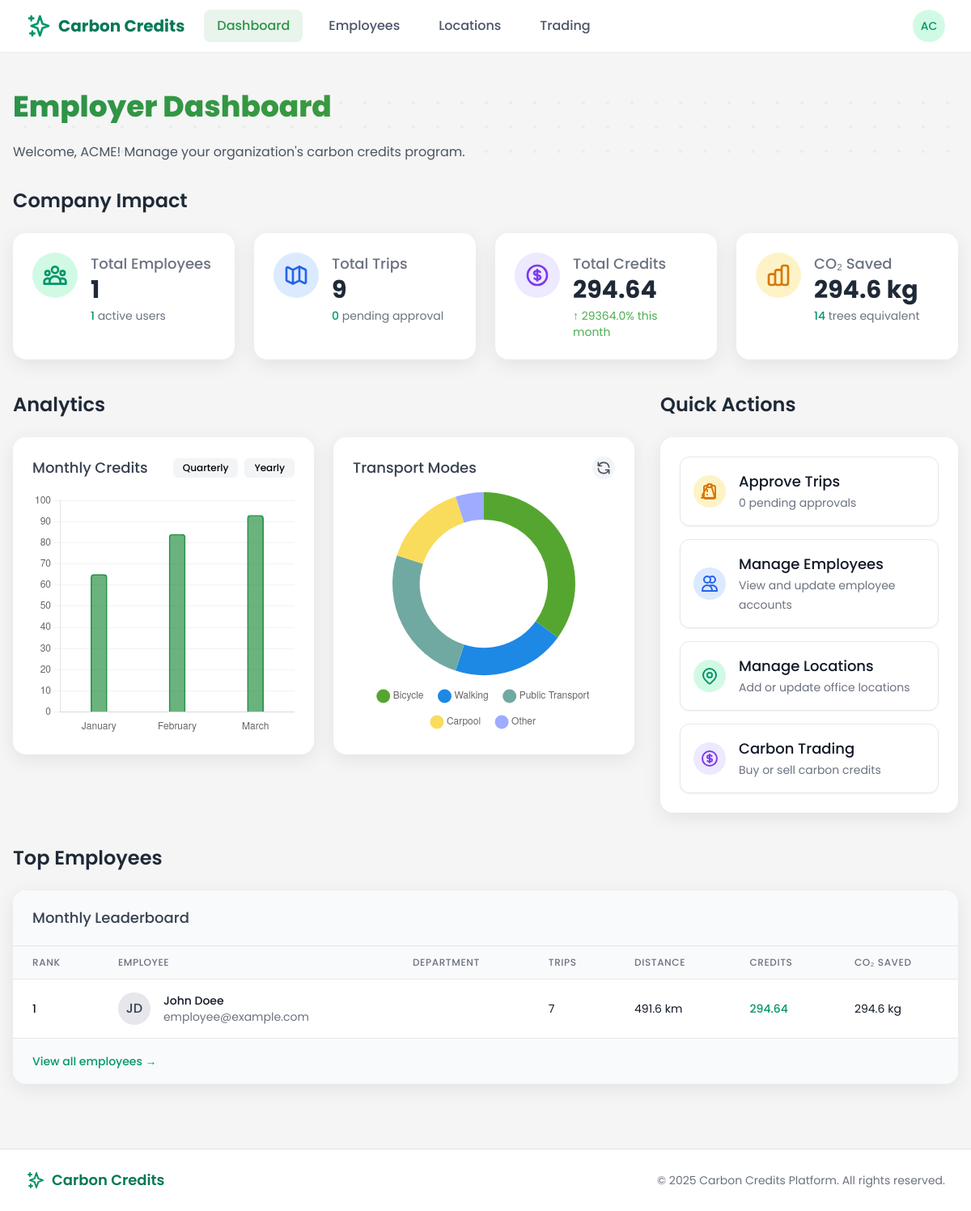
/employer/dashboard/ (signed in), run on an earlier commit of the app's database.
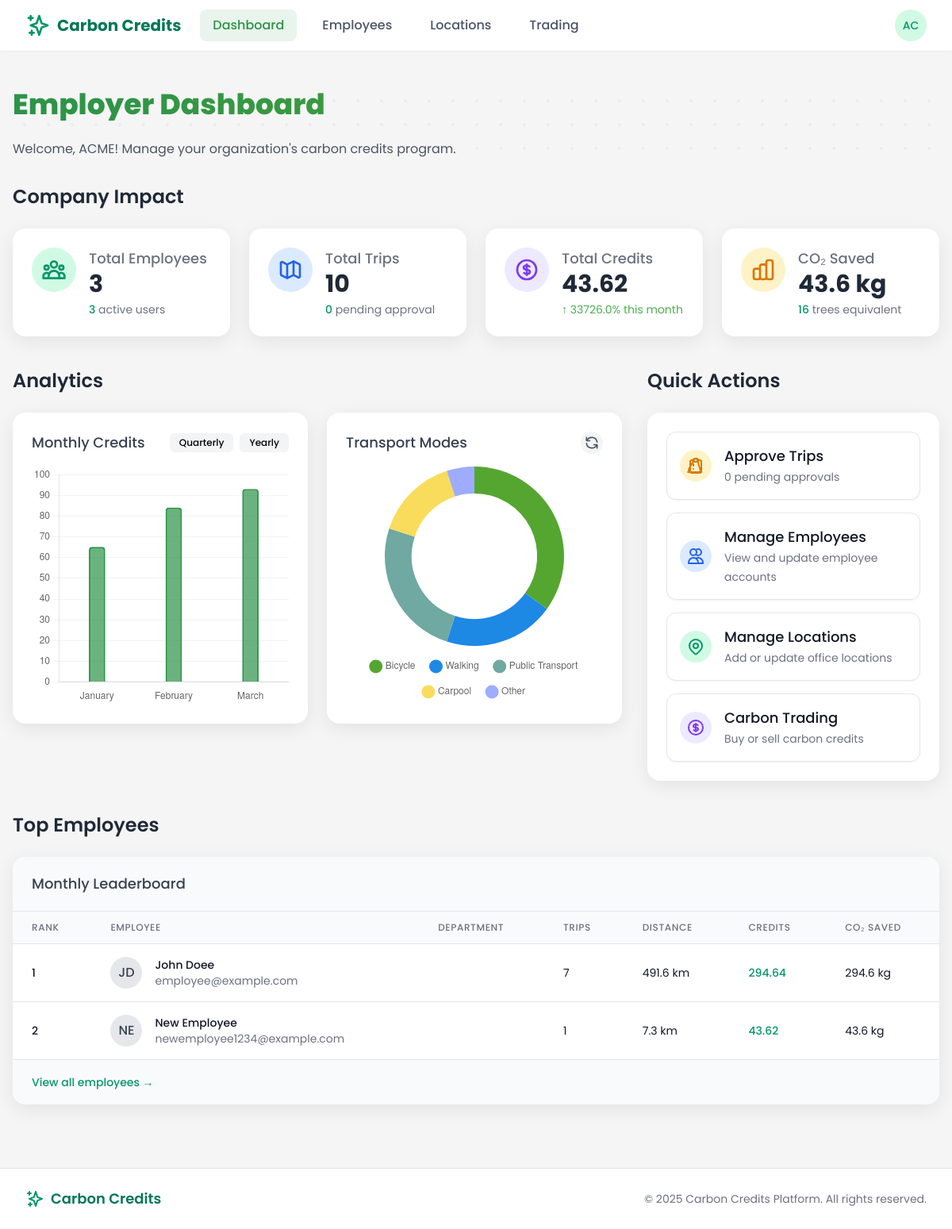
And on a later commit of the database.
### users/models.py (models this page shows, shortened)
class CustomUser(AbstractUser):
    is_employee = models.BooleanField(default=False)
    is_employer = models.BooleanField(default=False)
    is_bank_admin = models.BooleanField(default=False)
    is_super_admin = models.BooleanField(default=False)
    email = models.EmailField(_('email address'), unique=True)
    date_joined = models.DateTimeField(default=timezone.now)
    approved = models.BooleanField(default=False)
    USERNAME_FIELD = 'email'
    REQUIRED_FIELDS = ['username', 'first_name', 'last_name']
    class Meta:
        verbose_name = _('user')
        verbose_name_plural = _('users')

### core/views/employer_views.py (the view)
# urls.py: path('dashboard/', dashboard_redirect, name='dashboard'),
@login_required
@user_passes_test(lambda u: u.is_employer)
def dashboard(request):
    employer_profile = request.user.employer_profile
    total_employees = employer_profile.employees.count()
    active_employees = employer_profile.employees.filter(approved=True).count()
    employee_ids = employer_profile.employees.values_list('id', flat=True)
    all_trips = Trip.objects.filter(employee__in=employee_ids)
    total_trips = all_trips.count()
    pending_trips = all_trips.filter(verification_status='pending').count()
    total_credits = all_trips.aggregate(Sum('credits_earned'))['credits_earned__sum'] or 0
    now = timezone.now()
    this_month_start = now.replace(day=1, hour=0, minute=0, second=0, microsecond=0)
    last_month_start = (this_month_start - timedelta(days=1)).replace(day=1)
    this_month_credits = all_trips.filter(start_time__gte=this_month_start).aggregate(Sum('credits_earned'))['credits_earned__sum'] or 0
    last_month_credits = all_trips.filter(start_time__gte=last_month_start, start_time__lt=this_month_start).aggregate(Sum('credits_earned'))['credits_earned__sum'] or 1  # Avoid division by zero
    credits_growth = ((this_month_credits - last_month_credits) / last_month_credits) * 100 if last_month_credits > 0 else 0
    co2_saved = all_trips.aggregate(Sum('carbon_savings'))['carbon_savings__sum'] or 0
    tree_equivalent = int(co2_saved / 21)  # Rough estimate: 1 tree absorbs ~21kg CO2 per year
    top_employees = []
    employee_profiles = employer_profile.employees.filter(approved=True)
    for profile in employee_profiles[:5]:  # Limit to top 5
        employee_trips = all_trips.filter(employee=profile, start_time__gte=this_month_start)
        trip_count = employee_trips.count()
        total_distance = employee_trips.aggregate(Sum('distance_km'))['distance_km__sum'] or 0
        total_credits = employee_trips.aggregate(Sum('credits_earned'))['credits_earned__sum'] or 0
        co2_saved = employee_trips.aggregate(Sum('carbon_savings'))['carbon_savings__sum'] or 0
        if trip_count > 0:
            top_employees.append({
                'user': profile.user,
                'department': getattr(profile, 'department', 'N/A'),
                'trip_count': trip_count,
                'total_distance': total_distance,
                'total_credits': total_credits,
                'co2_saved': co2_saved
            })
    top_employees = sorted(top_employees, key=lambda x: x['total_credits'], reverse=True)
    context = {
        'page_title': 'Employer Dashboard',
        'total_employees': total_employees,
        'active_employees': active_employees,
        'total_trips': total_trips,
        'pending_trips': pending_trips,
        'total_credits': total_credits,
        'credits_growth': credits_growth,
        'co2_saved': co2_saved,
        'tree_equivalent': tree_equivalent,
        'top_employees': top_employees,
    }
    return render(request, 'employer/dashboard.html', context)

### templates/employer/dashboard.html (shortened to what the changed rows need)
{% extends 'base.html' %}
{% block content %}
<div class="dashboard-container px-4 py-6">
    <div class="relative mb-8">
        <div class="relative z-10">
            <h1 class="section-headline text-3xl md:text-4xl font-bold mb-6">Employer Dashboard</h1>
        </div>
    </div>
    <div class="mb-10">
        <h2 class="text-2xl font-semibold text-gray-800 mb-6">Company Impact</h2>
        <div class="grid grid-cols-1 sm:grid-cols-2 lg:grid-cols-4 gap-6">
            <div class="modern-card p-6 stat-card">
                <div class="flex items-start">
                    <div class="ml-4">
                        <h3 class="text-lg font-medium text-gray-500">Total Employees</h3>
                        <p class="text-3xl font-bold text-gray-800">{{ total_employees }}</p>
                        <div class="text-sm text-gray-500 mt-1">
                            <span class="text-green-600 font-medium">{{ active_employees }}</span> active users
                        </div>
                    </div>
                </div>
            </div>
            <div class="modern-card p-6 stat-card">
                <div class="flex items-start">
                    <div class="ml-4">
                        <h3 class="text-lg font-medium text-gray-500">Total Trips</h3>
                        <p class="text-3xl font-bold text-gray-800">{{ total_trips }}</p>
                        <div class="text-sm text-gray-500 mt-1">
                            <span class="text-green-600 font-medium">{{ pending_trips }}</span> pending approval
                        </div>
                    </div>
                </div>
            </div>
            <div class="modern-card p-6 stat-card">
                <div class="flex items-start">
                    <div class="ml-4">
                        <h3 class="text-lg font-medium text-gray-500">Total Credits</h3>
                        <p class="text-3xl font-bold text-gray-800">{{ total_credits|floatformat:2 }}</p>
                        <div class="text-sm text-gray-500 mt-1">
                            <span class="trend-indicator trend-up">↑ {{ credits_growth|floatformat:1 }}% this month</span>
                        </div>
                    </div>
                </div>
            </div>
            <div class="modern-card p-6 stat-card">
                <div class="flex items-start">
                    <div class="ml-4">
                        <h3 class="text-lg font-medium text-gray-500">CO₂ Saved</h3>
                        <p class="text-3xl font-bold text-gray-800">{{ co2_saved|floatformat:1 }} kg</p>
                        <div class="text-sm text-gray-500 mt-1">
                            <span class="text-green-600 font-medium">{{ tree_equivalent }}</span> trees equivalent
                        </div>
                    </div>
                </div>
            </div>
        </div>
    </div>
    <div class="grid grid-cols-1 lg:grid-cols-3 gap-8 mb-10">
        <div class="lg:col-span-2">
            <h2 class="text-2xl font-semibold text-gray-800 mb-6">Analytics</h2>
        </div>
        <div>
            <h2 class="text-2xl font-semibold text-gray-800 mb-6">Quick Actions</h2>
        </div>
    </div>
    <div class="mb-8">
        <h2 class="text-2xl font-semibold text-gray-800 mb-6">Top Employees</h2>
        <div class="modern-card overflow-hidden">
            <div class="overflow-x-auto">
                <table class="min-w-full divide-y divide-gray-200">
                    <thead class="bg-gray-50">
                        <tr>
                            <th scope="col" class="px-6 py-3 text-left text-xs font-medium text-gray-500 uppercase tracking-wider">Rank</th>
                            <th scope="col" class="px-6 py-3 text-left text-xs font-medium text-gray-500 uppercase tracking-wider">Employee</th>
                            <th scope="col" class="px-6 py-3 text-left text-xs font-medium text-gray-500 uppercase tracking-wider">Department</th>
                            <th scope="col" class="px-6 py-3 text-left text-xs font-medium text-gray-500 uppercase tracking-wider">Trips</th>
                            <th scope="col" class="px-6 py-3 text-left text-xs font-medium text-gray-500 uppercase tracking-wider">Distance</th>
                            <th scope="col" class="px-6 py-3 text-left text-xs font-medium text-gray-500 uppercase tracking-wider">Credits</th>
                            <th scope="col" class="px-6 py-3 text-left text-xs font-medium text-gray-500 uppercase tracking-wider">CO₂ Saved</th>
                        </tr>
                    </thead>
                    <tbody class="bg-white divide-y divide-gray-200">
                        {% for employee in top_employees %}
                        <tr>
                            <td class="px-6 py-4 whitespace-nowrap">
                                <div class="text-sm font-medium text-gray-900">{{ forloop.counter }}</div>
                            </td>
                            <td class="px-6 py-4 whitespace-nowrap">
                                <div class="flex items-center">
                                    <div class="flex-shrink-0 h-10 w-10">
                                        <div class="h-10 w-10 rounded-full bg-gray-200 flex items-center justify-center">
                                            <span class="text-gray-700 font-medium">{{ employee.user.first_name|slice:":1" }}{{ employee.user.last_name|slice:":1" }}</span>
                                        </div>
                                    </div>
                                    <div class="ml-4">
                                        <div class="text-sm font-medium text-gray-900">{{ employee.user.get_full_name }}</div>
                                        <div class="text-sm text-gray-500">{{ employee.user.email }}</div>
                                    </div>
                                </div>
                            </td>
                            <td class="px-6 py-4 whitespace-nowrap">
                            </td>
                            <td class="px-6 py-4 whitespace-nowrap text-sm text-gray-900">
                                {{ employee.trip_count }}
                            </td>
                            <td class="px-6 py-4 whitespace-nowrap text-sm text-gray-900">
                                {{ employee.total_distance|floatformat:1 }} km
                            </td>
                            <td class="px-6 py-4 whitespace-nowrap">
                                <div class="text-sm font-medium text-green-600">{{ employee.total_credits|floatformat:2 }}</div>
                            </td>
                            <td class="px-6 py-4 whitespace-nowrap text-sm text-gray-900">
                                {{ employee.co2_saved|floatformat:1 }} kg
                            </td>
                        </tr>
                        {% empty %}
                        <tr>
                            <td colspan="7" class="px-6 py-4 whitespace-nowrap text-sm text-gray-500 text-center">
                                No employee data available yet.
                            </td>
                        </tr>
                        {% endfor %}
                    </tbody>
                </table>
            </div>
        </div>
    </div>
</div>
{% endblock %}

What changed in the data, as far as the page shows it:
added CustomUser: user.first_name "N", user.last_name "E", user.get_full_name "New Employee", user.email "newemployee1234@example.com", trip_count "1", total_distance "7.3", total_credits "43.62", co2_saved "43.6"
Also different on the page:
{{ total_employees }}: "1" → "3"
{{ active_employees }}: "1" → "3"
{{ total_trips }}: "9" → "10"
{{ total_credits|floatformat:2 }}: "294.64" → "43.62"
{{ credits_growth|floatformat:1 }}: "29364.0" → "33726.0"
{{ co2_saved|floatformat:1 }}: "294.6" → "43.6"
{{ tree_equivalent }}: "14" → "16"
